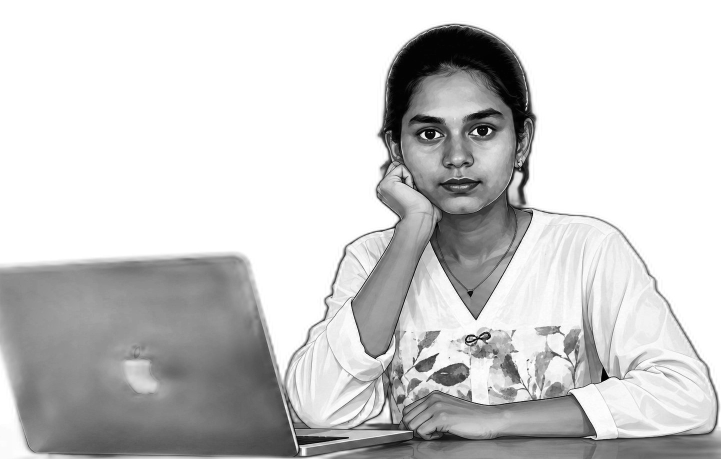
#> input picture assets/source-prepped.png, 1441 x 918 px, found by its file name (shown at 1/2 size)
$ python make_ascii_svg.py
#> lines starting #> are read from the running program, lines starting #| are printed output that depends on the picture
from pathlib import Path
from PIL import Image

# Bright -> Dark
RAMP = " .`:-=+*cs#%@"

INPUT = Path("assets/source-prepped.png")
OUTPUT = Path("assets/avi-ascii.svg")

COLS = 105
ROWS = 50

FONT_SIZE = 9
LINE_HEIGHT = 10
FONT_FAMILY = "monospace"


def pixel_to_char(value):
    idx = int(value / 255 * (len(RAMP) - 1))
    return RAMP[idx]


img = Image.open(INPUT).convert("L")
img = img.resize((COLS, ROWS))
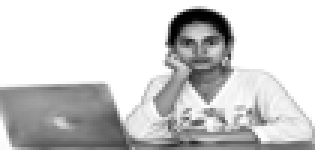
#> img: PIL image 105x50 L (shown 3 times larger); min 0, max 255, mean 204.5

pixels = img.load()

lines = []

for y in range(ROWS):
    row = ""
    for x in range(COLS):
        row += pixel_to_char(pixels[x, y])
    lines.append(row)
#> after the loop, lines = 50 items

svg_width = COLS * 6.2
svg_height = ROWS * LINE_HEIGHT + 20

svg = []

svg.append(f'''<svg xmlns="http://www.w3.org/2000/svg"
width="{svg_width}"
height="{svg_height}"
viewBox="0 0 {svg_width} {svg_height}">
''')

svg.append("""
<style>
text{
fill:#d0d0d0;
font-family:monospace;
font-size:9px;
white-space:pre;
}
</style>
""")

for i, line in enumerate(lines):

    delay = i * 0.08

    svg.append(f'''
<g opacity="0">
<animate attributeName="opacity"
begin="{delay}s"
dur="0.01s"
fill="freeze"
to="1"/>
<text x="0" y="{15+i*LINE_HEIGHT}">
{line}
</text>
</g>
''')
#> this loop made 50 passes
#> delay on passes 1 to 12: 0, 0.08, 0.16, 0.24, 0.32, 0.4, 0.48, 0.56, 0.64, 0.72, 0.8, 0.88
#> after the loop, svg = 52 items

svg.append("</svg>")

OUTPUT.write_text("".join(svg), encoding="utf-8")

print("Generated:", OUTPUT)
